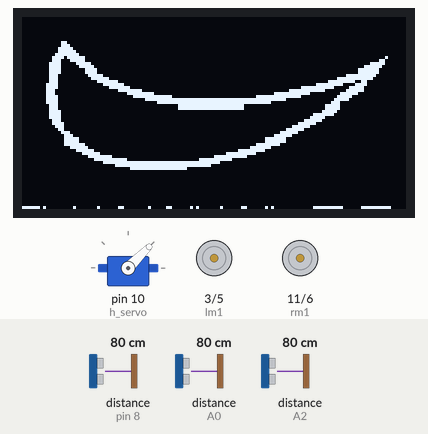
Bench run of a sketch on a simulated Arduino Uno, built with avr-gcc and run on an emulated ATmega328P. Shown: servo, 128×64 one-colour display, motor-driver pin pairs drawn as motors (green arrow = first pin HIGH = forward, orange = second pin HIGH = backward, longer = more drive). Wiring (inferred from the names in the program): 2 × ultrasonic range finder: trigger A1, echo A0 / trigger A3, echo A2. The inputs (shaded band) are chosen by the test bench; at power-on: distance to the obstacle (sensors on A0, A2, pin 8) 80 cm. The echo pulse lasts 58.3 µs per cm; what the sketch prints to the serial monitor is not drawn.

Above: at 2.0 s.
2.1 s: distance to the obstacle (sensor on A0) set to 14 cm
3.6 s: distance to the obstacle (sensor on A0) set to 11 cm
At 4.3 s:
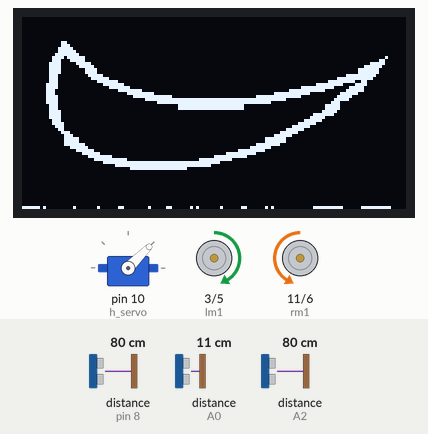
7.2 s: distance to the obstacle (sensor on A2) set to 14 cm
8.8 s: distance to the obstacle (sensor on A2) set to 11 cm
At 9.8 s:
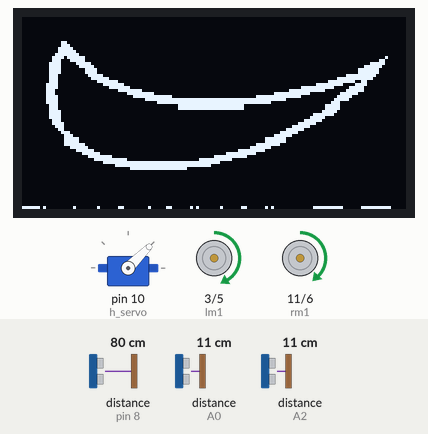
10.3 s: distance to the obstacle (sensor on A0) set to 18 cm
At 10.75 s:
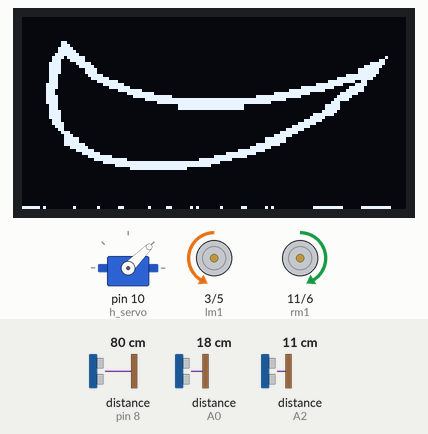
Timing chart, 0 to 14.7 s (numbered marks = the images above; inputs shaded):
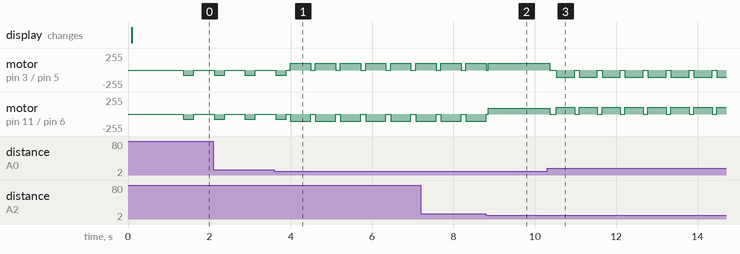

The sketch:

obstacle_avoidance_us__edge_1.2_oled_1.ino
```cpp
#include <Servo.h>
#include "U8glib.h"

U8GLIB_SSD1306_128X64 u8g(U8G_I2C_OPT_NONE|U8G_I2C_OPT_DEV_0);

Servo h_servo,v_servo;//horizontal servo on 10

//Ultrasonic Pins
const int trigPin = 12;
const int echoPin = 8;

const int trigPin_1 = A1;
const int echoPin_1 = A0;

const int trigPin_2 = A3;
const int echoPin_2 = A2;


int temp,temp1,pos_1,i,obj,crazy=0;
const long interval = 1000;
unsigned long previousMillis = 0;
unsigned long currentMillis=0;
bool flag1,flag2=true;


//Motor Pins lm1 stands for left motor 1 and accordingly
int lm1=3;
int lm2=5;
int rm2=6;
int rm1=11;


long duration,duration_1,duration_2;
int distance,distance_1,distance_2;


const unsigned char smile [] PROGMEM ={  0x00, 0x00, 0x00, 0x00, 0x00, 0x00, 0x00, 0x00, 0x00, 0x00, 0x00, 0x00,
  0x00, 0x00, 0x00, 0x00, 0x00, 0x00, 0x00, 0x00, 0x00, 0x00, 0x00, 0x00,
  0x00, 0x00, 0x00, 0x00, 0x00, 0x00, 0x00, 0x00, 0x00, 0x00, 0x00, 0x00,
  0x00, 0x00, 0x00, 0x00, 0x00, 0x00, 0x00, 0x00, 0x00, 0x00, 0x00, 0x00,
  0x00, 0x00, 0x00, 0x00, 0x00, 0x00, 0x00, 0x00, 0x00, 0x00, 0x00, 0x00,
  0x00, 0x00, 0x00, 0x00, 0x00, 0x00, 0x00, 0x00, 0x00, 0x00, 0x00, 0x00,
  0x00, 0x00, 0x00, 0x00, 0x00, 0x00, 0x00, 0x00, 0x00, 0x00, 0x00, 0x00,
  0x00, 0x00, 0x00, 0x00, 0x00, 0x00, 0x00, 0x00, 0x00, 0x00, 0x00, 0x00,
  0x00, 0x00, 0x00, 0x00, 0x00, 0x00, 0x00, 0x00, 0x00, 0x00, 0x00, 0x00,
  0x00, 0x00, 0x00, 0x00, 0x00, 0x00, 0x00, 0x00, 0x00, 0x00, 0x00, 0x00,
  0x00, 0x00, 0x00, 0x00, 0x00, 0x00, 0x00, 0x00, 0x00, 0x60, 0x00, 0x00,
  0x00, 0x00, 0x00, 0x00, 0x00, 0x00, 0x00, 0x00, 0x00, 0x00, 0x00, 0x00,
  0x00, 0xE0, 0x00, 0x00, 0x00, 0x00, 0x00, 0x00, 0x00, 0x00, 0x00, 0x00,
  0x00, 0x00, 0x00, 0x00, 0x00, 0xF0, 0x01, 0x00, 0x00, 0x00, 0x00, 0x00,
  0x00, 0x00, 0x00, 0x00, 0x00, 0x00, 0x00, 0x00, 0x00, 0xF0, 0x03, 0x00,
  0x00, 0x00, 0x00, 0x00, 0x00, 0x00, 0x00, 0x00, 0x00, 0x00, 0x00, 0x00,
  0x00, 0xF8, 0x07, 0x00, 0x00, 0x00, 0x00, 0x00, 0x00, 0x00, 0x00, 0x00,
  0x00, 0x00, 0x00, 0x00, 0x00, 0xBC, 0x1F, 0x00, 0x00, 0x00, 0x00, 0x00,
  0x00, 0x00, 0x00, 0x00, 0x00, 0x00, 0x00, 0x02, 0x00, 0x1C, 0x1F, 0x00,
  0x00, 0x00, 0x00, 0x00, 0x00, 0x00, 0x00, 0x00, 0x00, 0x00, 0x80, 0x01,
  0x00, 0x1E, 0x7C, 0x00, 0x00, 0x00, 0x00, 0x00, 0x00, 0x00, 0x00, 0x00,
  0x00, 0x00, 0xF0, 0x01, 0x00, 0x1E, 0xF8, 0x00, 0x00, 0x00, 0x00, 0x00,
  0x00, 0x00, 0x00, 0x00, 0x00, 0x00, 0xFC, 0x00, 0x00, 0x1E, 0xE0, 0x01,
  0x00, 0x00, 0x00, 0x00, 0x00, 0x00, 0x00, 0x00, 0x00, 0x00, 0x7F, 0x00,
  0x00, 0x1E, 0xE0, 0x01, 0x00, 0x00, 0x00, 0x00, 0x00, 0x00, 0x00, 0x00,
  0x00, 0x00, 0x7F, 0x00, 0x00, 0x0E, 0xC0, 0x07, 0x00, 0x00, 0x00, 0x00,
  0x00, 0x00, 0x00, 0x00, 0x00, 0xF0, 0x3F, 0x00, 0x00, 0x0E, 0x80, 0x1F,
  0x00, 0x00, 0x00, 0x00, 0x00, 0x00, 0x00, 0x00, 0x00, 0xFE, 0x1F, 0x00,
  0x00, 0x0E, 0x00, 0xFE, 0x00, 0x00, 0x00, 0x00, 0x00, 0x00, 0x00, 0x00,
  0xC0, 0x7F, 0x06, 0x00, 0x00, 0x0F, 0x00, 0xF8, 0x03, 0x00, 0x00, 0x00,
  0x00, 0x00, 0x00, 0x00, 0xFC, 0x87, 0x07, 0x00, 0x00, 0x0F, 0x00, 0xE0,
  0x0F, 0x00, 0x00, 0x00, 0x00, 0x00, 0x00, 0xE0, 0xFF, 0xE0, 0x03, 0x00,
  0x00, 0x07, 0x00, 0x00, 0xFF, 0x00, 0x00, 0x00, 0x00, 0x00, 0x00, 0xFE,
  0x1F, 0xF0, 0x03, 0x00, 0x00, 0x07, 0x00, 0x00, 0xF8, 0x0F, 0x00, 0x00,
  0x00, 0x00, 0xF0, 0xFF, 0x00, 0xFC, 0x00, 0x00, 0x00, 0x0F, 0x00, 0x00,
  0xE0, 0xFF, 0x03, 0x00, 0x00, 0xC0, 0xFF, 0x1F, 0x00, 0x3E, 0x00, 0x00,
  0x00, 0x0F, 0x00, 0x00, 0x00, 0xFE, 0xFF, 0xFF, 0xFF, 0xFF, 0xFF, 0x00,
  0x00, 0x1F, 0x00, 0x00, 0x00, 0x0F, 0x00, 0x00, 0x00, 0xE0, 0xFF, 0xFF,
  0xFF, 0xFF, 0x07, 0x00, 0x80, 0x03, 0x00, 0x00, 0x00, 0x0E, 0x00, 0x00,
  0x00, 0x00, 0xF0, 0xFF, 0xFF, 0x03, 0x00, 0x00, 0xE0, 0x03, 0x00, 0x00,
  0x00, 0x0E, 0x00, 0x00, 0x00, 0x00, 0xF0, 0xFF, 0xFF, 0x03, 0x00, 0x00,
  0xE0, 0x03, 0x00, 0x00, 0x00, 0x1E, 0x00, 0x00, 0x00, 0x00, 0x00, 0x00,
  0x00, 0x00, 0x00, 0x00, 0xF0, 0x01, 0x00, 0x00, 0x00, 0x1E, 0x00, 0x00,
  0x00, 0x00, 0x00, 0x00, 0x00, 0x00, 0x00, 0x00, 0xFE, 0x00, 0x00, 0x00,
  0x00, 0x1E, 0x00, 0x00, 0x00, 0x00, 0x00, 0x00, 0x00, 0x00, 0x00, 0x00,
  0x1F, 0x00, 0x00, 0x00, 0x00, 0x1C, 0x00, 0x00, 0x00, 0x00, 0x00, 0x00,
  0x00, 0x00, 0x00, 0xC0, 0x0F, 0x00, 0x00, 0x00, 0x00, 0x3C, 0x00, 0x00,
  0x00, 0x00, 0x00, 0x00, 0x00, 0x00, 0x00, 0xF0, 0x03, 0x00, 0x00, 0x00,
  0x00, 0x38, 0x00, 0x00, 0x00, 0x00, 0x00, 0x00, 0x00, 0x00, 0x00, 0xFC,
  0x00, 0x00, 0x00, 0x00, 0x00, 0x30, 0x00, 0x00, 0x00, 0x00, 0x00, 0x00,
  0x00, 0x00, 0x00, 0x3F, 0x00, 0x00, 0x00, 0x00, 0x00, 0xE0, 0x00, 0x00,
  0x00, 0x00, 0x00, 0x00, 0x00, 0x00, 0xC0, 0x0F, 0x00, 0x00, 0x00, 0x00,
  0x00, 0xC0, 0x01, 0x00, 0x00, 0x00, 0x00, 0x00, 0x00, 0x00, 0xF0, 0x03,
  0x00, 0x00, 0x00, 0x00, 0x00, 0xC0, 0x07, 0x00, 0x00, 0x00, 0x00, 0x00,
  0x00, 0x00, 0xFE, 0x00, 0x00, 0x00, 0x00, 0x00, 0x00, 0xC0, 0x07, 0x00,
  0x00, 0x00, 0x00, 0x00, 0x00, 0x00, 0xFE, 0x00, 0x00, 0x00, 0x00, 0x00,
  0x00, 0xC0, 0x1F, 0x00, 0x00, 0x00, 0x00, 0x00, 0x00, 0xC0, 0x3F, 0x00,
  0x00, 0x00, 0x00, 0x00, 0x00, 0x00, 0x3F, 0x00, 0x00, 0x00, 0x00, 0x00,
  0x00, 0xF0, 0x07, 0x00, 0x00, 0x00, 0x00, 0x00, 0x00, 0x00, 0xFC, 0x00,
  0x00, 0x00, 0x00, 0x00, 0x00, 0xFF, 0x01, 0x00, 0x00, 0x00, 0x00, 0x00,
  0x00, 0x00, 0xF0, 0x03, 0x00, 0x00, 0x00, 0x00, 0xF0, 0x3F, 0x00, 0x00,
  0x00, 0x00, 0x00, 0x00, 0x00, 0x00, 0xC0, 0x3F, 0x00, 0x00, 0x00, 0x00,
  0xFF, 0x07, 0x00, 0x00, 0x00, 0x00, 0x00, 0x00, 0x00, 0x00, 0x00, 0xFF,
  0x07, 0x00, 0x00, 0xF8, 0x3F, 0x00, 0x00, 0x00, 0x00, 0x00, 0x00, 0x00,
  0x00, 0x00, 0x00, 0xF8, 0xFF, 0xFF, 0xFF, 0xFF, 0x03, 0x00, 0x00, 0x00,
  0x00, 0x00, 0x00, 0x00, 0x00, 0x00, 0x00, 0x80, 0xFF, 0xFF, 0xFF, 0x7F,
  0x00, 0x00, 0x00, 0x00, 0x00, 0x00, 0x00, 0x00, 0x00, 0x00, 0x00, 0x00,
  0xF0, 0xFF, 0x7F, 0x00, 0x00, 0x00, 0x00, 0x00, 0x00, 0x00, 0x00, 0x00,
  0x00, 0x00, 0x00, 0x00, 0x00, 0x00, 0x00, 0x00, 0x00, 0x00, 0x00, 0x00,
  0x00, 0x00, 0x00, 0x00, 0x00, 0x00, 0x00, 0x00, 0x00, 0x00, 0x00, 0x00,
  0x00, 0x00, 0x00, 0x00, 0x00, 0x00, 0x00, 0x00, 0x00, 0x00, 0x00, 0x00,
  0x00, 0x00, 0x00, 0x00, 0x00, 0x00, 0x00, 0x00, 0x00, 0x00, 0x00, 0x00,
  0x00, 0x00, 0x00, 0x00, 0x00, 0x00, 0x00, 0x00, 0x00, 0x00, 0x00, 0x00,
  0x00, 0x00, 0x00, 0x00, 0x00, 0x00, 0x00, 0x00, 0x00, 0x00, 0x00, 0x00,
  0x00, 0x00, 0x00, 0x00, 0x00, 0x00, 0x00, 0x00, 0x00, 0x00, 0x00, 0x00,
  0x00, 0x00, 0x00, 0x00, 0x00, 0x00, 0x00, 0x00, 0x00, 0x00, 0x00, 0x00,
  0x00, 0x00, 0x00, 0x00, 0x00, 0x00, 0x00, 0x00, 0x00, 0x00, 0x00, 0x00,
  0x00, 0x00, 0x00, 0x00, 0x00, 0x00, 0x00, 0x00, 0x00, 0x00, 0x00, 0x00,
  0x00, 0x00, 0x00, 0x00, 0x00, 0x00, 0x00, 0x00, 0x00, 0x00, 0x00, 0x00,
  0x00, 0x00, 0x00, 0x00, 0x00, 0x00, 0x00, 0x00, 0x00, 0x00, 0x00, 0x00,
  0x00, 0x00, 0x00, 0x00, 0x00, 0x00, 0x00, 0x00, 0x00, 0x00, 0x00, 0x00,
  0x00, 0x00, 0x00, 0x00, 0x00, 0x00, 0x00, 0x00, 0x00, 0x00, 0x00, 0x00,
  0x00, 0x00, 0x00, 0x00, 0x00, 0x00, 0x00, 0x00, 0x00, 0x00, 0x00, 0x00,
  0x00, 0x00, 0x00, 0x00, 0x00, 0x00, 0x00, 0x00, 0x00, 0x00, 0x00, 0x00,
  };

void setup()
{
  pinMode(trigPin, OUTPUT);
  pinMode(echoPin, INPUT);
  pinMode(trigPin_1, OUTPUT);
  pinMode(echoPin_1, INPUT);
  pinMode(trigPin_2, OUTPUT);
  pinMode(echoPin_2, INPUT);

  pinMode(lm1,OUTPUT);
  pinMode(lm2,OUTPUT);
  pinMode(rm1,OUTPUT);
  pinMode(rm2,OUTPUT);

  h_servo.attach(10);
  //v_servo.attach(11);
  h_servo.write(45);
  u8g.setRot180();
emoji();
delay(750);

  Serial.begin(9600);
}
void emoji()
{
  u8g.firstPage();
  do
  {
    draw();
  } while( u8g.nextPage() );

    Serial.println("Grin");
  }


void draw()
{
  u8g_prepare();
  grin_1();
}


void  grin_1()
{
  u8g.drawXBMP(0, 0, 128, 64, smile);
}

void u8g_prepare(void)
{
  u8g.setFont(u8g_font_6x10);
  u8g.setFontRefHeightExtendedText();
  u8g.setDefaultForegroundColor();
  u8g.setFontPosTop();
}
void(* resetFunc) (void) = 0;
void loop()
{

  ultrasonic_1();
  ultrasonic_2();
  if( (flag1==true) && (flag2==true) )
  {
    ultrasonic();
  if(distance<=14)
  {
     stop1(300);
     reverse(180);
     stop1(5);
    start_servo();
    Serial.println("First condition");
  }
  else //if(distance>=5)
  {
    forward();
    delay(1);
    //stop1(1);
    Serial.println("else condition");
  }
  //delay(100);

}
else if( (flag1==true) && (flag2==false) )
{
  stop1(100);
  right_turn(500);//changing from 50 to 45
  stop1(10);

}
else if( (flag2==true) && (flag1==false) )
{
  stop1(100);
  left_turn(450);//changing from 225 to 150
  stop1(10);
}
else
{
stop1(500);
reverse(250);
Serial.println("Check");
return;
}
}

void start_servo()
{

  //ultrasonic();
   for (pos_1=45; pos_1 <= 95; pos_1 += 1)
    {
      h_servo.write(pos_1);   Serial.println("Entered servo");
      delay(45);
    }

    ultrasonic();
    if(distance>=14)
    {
      servo_look_straight();
      left_turn(150);//changing from 225 to 150

      stop1(25);
      Serial.println("Left turn");
    }
    else
    {
      for (pos_1 = 95; pos_1 >= 0; pos_1 -= 1)
    {
      h_servo.write(pos_1);
      delay(75);
    }
      ultrasonic();
      if(distance>=14)
    {
      right_turn(150);//changing from 225 to 150
     servo_look_straight();
      stop1(55);
    }
    else
    {
    reverse(180);//changing from 250 to 180
    //delay(1000);//Making a Turn Over
    servo_look_straight();

    }

    }


    Serial.println("Rotating horizontal servo");
      ultrasonic();
  }


void forward()
{
  ultrasonic_1();
  ultrasonic_2();
  if( (flag1==true) && (flag2==true) )
  {
  ultrasonic();
   if (distance>=14)
  {
  analogWrite(lm1,75);
  analogWrite(rm1,90);
  digitalWrite(rm2,LOW);
  digitalWrite(lm2,LOW);
  //delay(1);
  delay(1);


  Serial.println("Straight");
  }
}
else
{
  stop1(25);
return;
}
}
void reverse(int interval)
{
  analogWrite(lm2,80);
  analogWrite(rm2,80);
  analogWrite(rm1,0);
  digitalWrite(lm1,LOW);
  delay(interval);

  Serial.println("Reverse");
}
void right_turn(int interval)
{

  analogWrite(rm2,105);
  analogWrite(lm1,105);
  analogWrite(rm1,0);
  digitalWrite(lm2,LOW);
  delay(interval);

  Serial.println("Right turn");
}

void left_turn(int interval)
{
  analogWrite(rm1,105);
  analogWrite(lm2,105);
  digitalWrite(lm1,LOW);
  digitalWrite(rm2,LOW);
  delay(interval);
  Serial.println("Left turn");
}

void stop1(int interval)
{
  digitalWrite(lm1,LOW);
  digitalWrite(rm2,LOW);
  analogWrite(rm1,0);
  digitalWrite(lm2,LOW);
  delay(interval);
  Serial.println("Stopped");
}


void servo_look_straight()
{
  if(pos_1<=45)
  {
    for (; pos_1 <= 45; pos_1 += 1)
    {
      h_servo.write(pos_1);
      delay(15);
    }
  }
  else
  {
    for (; pos_1 >= 45; pos_1 -= 1)
    {
    h_servo.write(pos_1);
    delay(15);
  }
}
}


void ultrasonic_1()
{
analogWrite(trigPin_1, 0);
//delayMicroseconds(25);
analogWrite(trigPin_1, 255);
//delayMicroseconds(25);
analogWrite(trigPin_1, 0);
duration_1 = pulseIn(echoPin_1, HIGH);
distance_1= duration_1*0.034/2;

Serial.print("distance_1: ");
Serial.println(distance_1);
if(distance_1>=12)
{
flag1=false;
}
else
{
flag1=true;
}
Serial.println(flag1);
}


void ultrasonic_2()
{
analogWrite(trigPin_2, 0);
//delayMicroseconds(25);
analogWrite(trigPin_2, 255);
//delayMicroseconds(25);
analogWrite(trigPin_2, 0);
duration_2 = pulseIn(echoPin_2, HIGH);
//distance_2= duration_2*0.034/2;
distance_2 = (duration_2/2) / 29.1;

if(distance_2 >=12)
{
flag2=false;

}
else
{
flag2=true;
}

Serial.print("distance_2: ");
Serial.println(distance_2);
}


void ultrasonic()
{
digitalWrite(trigPin, LOW);
//delayMicroseconds(2);
digitalWrite(trigPin, HIGH);
//delayMicroseconds(10);
digitalWrite(trigPin, LOW);
duration = pulseIn(echoPin, HIGH);// Reads the echoPin, returns the sound wave travel time in microseconds
distance = (duration/2) / 29.1;
if( (distance==0) || (distance>2000) )
{
  ultrasonic();
}

Serial.print("Distance=");
Serial.println(distance);

}
```

Measured:
- the behaviour switches between 13 and 12 cm on distance to the obstacle (sensor on A0) (found by bisection; images 0 and 1)
- the behaviour switches between 13 and 12 cm on distance to the obstacle (sensor on A2) (found by bisection; images 1 and 2)
- after the input at 10.3 s, motor on pin 3 (lm1) / pin 5 (lm2): alternates backward 105/255 for 0.45 s and stopped for 0.11 s, starting after 0.06 s; motor on pin 11 (rm1) / pin 6 (rm2): alternates forward 105/255 for 0.45 s and stopped for 0.11 s, starting after 0.06 s
- by itself, motor on pin 3 (lm1) / pin 5 (lm2): repeats every 0.60 s: stopped 0.10 s, forward 105/255 0.50 s
- by itself, motor on pin 11 (rm1) / pin 6 (rm2): repeats every 0.60 s: stopped 0.10 s, backward 105/255 0.50 s
